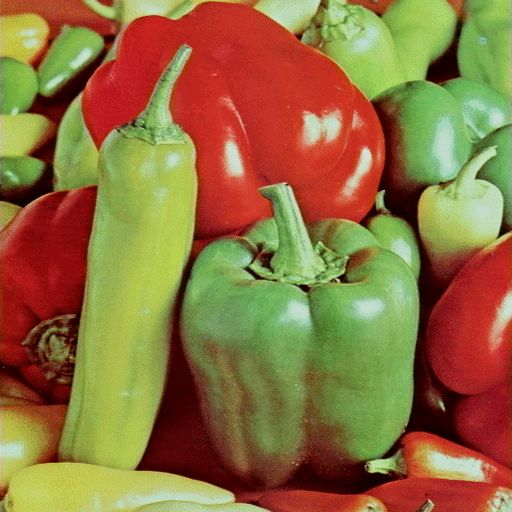
%> input picture Assignments/Assignment 2/Pepper.jpg, 512 x 512 px
$ octave Assignment2.m   (GNU Octave 9; MATLAB toolbox functions it lacks are replaced by stand-ins)
%> lines starting %> are read from the running program, lines starting %| are printed output that depends on the picture
pkg load image;
x = imread("Pepper.jpg");
%> x is the input picture: size 512x512x3 uint8; mean R, G, B 143.3, 111.9, 62.9
h = [1 0 0 0; 0 1 0 0 ; 0 0 1 0; 0 0 0 1];
y = imfilter(x,h);
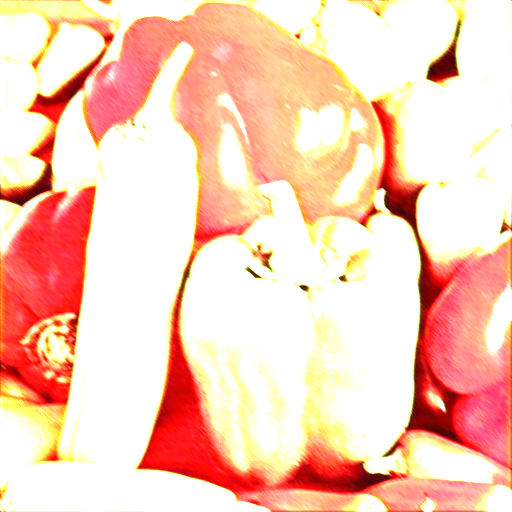
%> y: size 512x512x3 uint8; mean R, G, B 250.4, 205.4, 185.6
imshow(y);
imwrite(y,"Pepper-Filter-1.jpg");
j = [-1 -1 0; -1 0 1; 0 1 1];
z = imfilter(x,j);
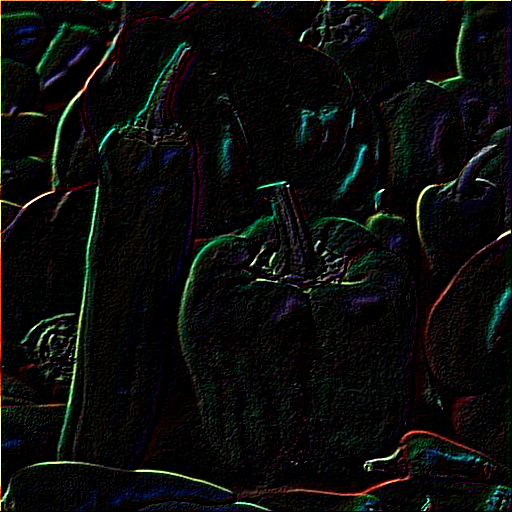
%> z: size 512x512x3 uint8; mean R, G, B 11.2, 12.4, 11.2
imshow(z);
imwrite(z,"Pepper-Filter-2.jpg");
